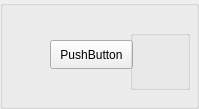
       <widget class="QGroupBox" name="groupBox_p120">
        <property name="minimumSize">
         <size>
          <width>170</width>
          <height>100</height>
         </size>
        </property>
        <property name="title">
         <string/>
        </property>
        <widget class="QPushButton" name="pushButton_p120">
         <property name="geometry">
          <rect>
           <x>50</x>
           <y>40</y>
           <width>83</width>
           <height>29</height>
          </rect>
         </property>
         <property name="text">
          <string>PushButton</string>
         </property>
        </widget>
        <widget class="QGroupBox" name="groupBox_p120info">
         <property name="geometry">
          <rect>
           <x>130</x>
           <y>30</y>
           <width>60</width>
           <height>60</height>
          </rect>
         </property>
         <property name="title">
          <string/>
         </property>
         <widget class="QLabel" name="label_p120attack">
          <property name="geometry">
           <rect>
            <x>0</x>
            <y>0</y>
            <width>30</width>
            <height>30</height>
           </rect>
          </property>
          <property name="text">
           <string/>
          </property>
         </widget>
         <widget class="QLabel" name="label_p120hp">
          <property name="geometry">
           <rect>
            <x>30</x>
            <y>0</y>
            <width>30</width>
            <height>30</height>
           </rect>
          </property>
          <property name="text">
           <string/>
          </property>
         </widget>
         <widget class="QLabel" name="label_p120mobility">
          <property name="geometry">
           <rect>
            <x>0</x>
            <y>30</y>
            <width>30</width>
            <height>30</height>
           </rect>
          </property>
          <property name="text">
           <string/>
          </property>
         </widget>
         <widget class="QLabel" name="label_p120range">
          <property name="geometry">
           <rect>
            <x>30</x>
            <y>30</y>
            <width>30</width>
            <height>30</height>
           </rect>
          </property>
          <property name="text">
           <string/>
          </property>
         </widget>
        </widget>
        <widget class="QLabel" name="label_p120type">
         <property name="geometry">
          <rect>
           <x>50</x>
           <y>70</y>
           <width>30</width>
           <height>30</height>
          </rect>
         </property>
         <property name="styleSheet">
          <string notr="true"/>
         </property>
         <property name="text">
          <string/>
         </property>
        </widget>
       </widget>
